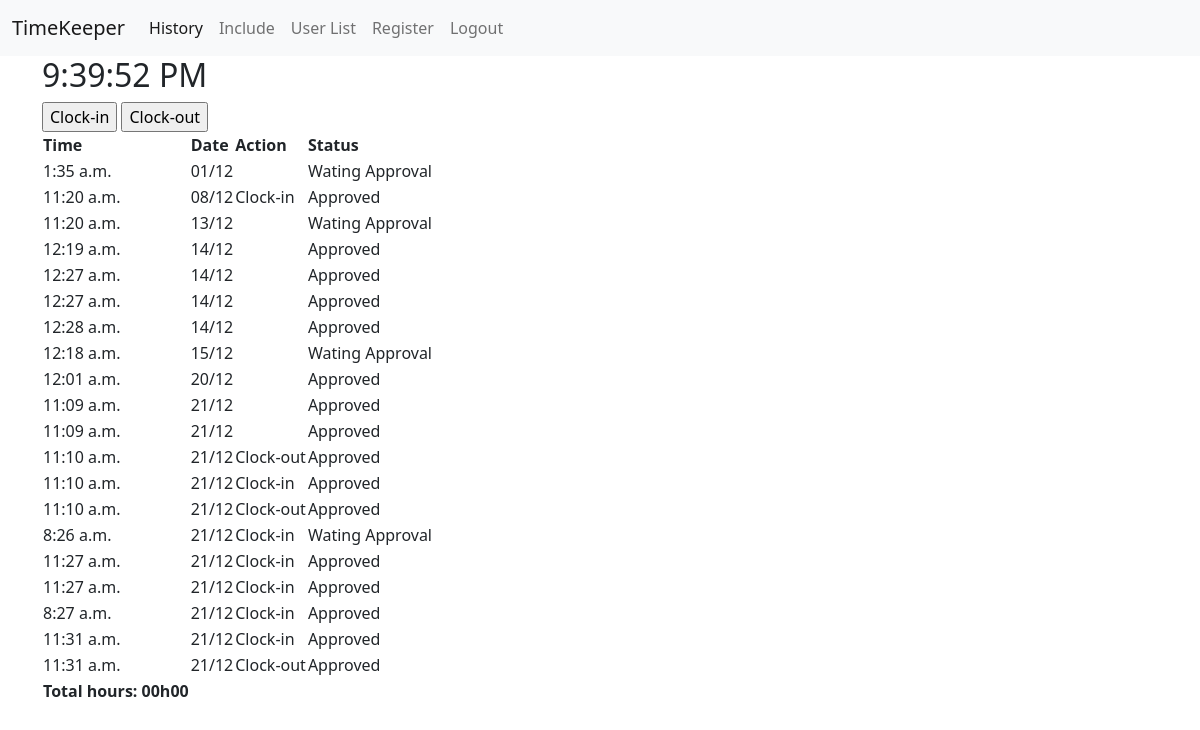
The app's page /history (signed in) with its own data.
### backend/models.py (models this page shows)
class Record(models.Model):
  user = models.ForeignKey(User, on_delete=models.CASCADE)
  date = models.DateTimeField(default=now)
  action = models.CharField(max_length=20, default='')
  status = models.CharField(max_length=20, default='Wating Approval')

### backend/views.py (the view)
# urls.py: path("history", views.history, name="history"),
def history(req):
    if not req.user.is_authenticated:
        messages.success(req, ("You must login to access this page"))
        return redirect("/auths")
    if req.method == "POST":
        record = Record()
        record.user = req.user
        record.status = "Approved"
        record.action = req.POST.get("action")
        record.save()
        return redirect("/history")
    else:
        records = Record.objects.filter(user=req.user).order_by("date__day")
        context = {"records": records, "workedHours": calculateWorkedHours(records)}
        return render(req, "backend/history.html", context)

### backend/templates/backend/history.html (shortened to what this page needs)
{% extends 'backend/base.html' %}
{% load static %}
{% block content%}
<div class="clockContainer">
  <h2 class="clock" id="clock"></h2>
  <form action="" method="post">
    <input type="submit" name="action" value="Clock-in">
    <input type="submit" name="action" value="Clock-out">
  </form>
</div>
<div class="historyContainer">
  <table>
    <tr>
      <th>Time</th>
      <th>Date</th>
      <th>Action</th>
      <th>Status</th>
    </tr>
    {% for record in records %}
    <tr>
      <td>{{ record.date|time }}</td>
      <td>{{ record.date|date:'d/m' }}</td>
      <td>{{ record.action }}</td>
      <td>{{ record.status }}</td>
    </tr>
    {% endfor %}
    <tr>
      <th>Total hours: {{ workedHours }}</th>
    </tr>
  </table>
</div>
{% endblock %}

### records on screen
Record: date "1:35 a.m.", date "01/12", status "Wating Approval"
Record: date "11:20 a.m.", date "08/12", action "Clock-in", status "Approved"
Record: date "11:20 a.m.", date "13/12", status "Wating Approval"
Record: date "12:19 a.m.", date "14/12", status "Approved"
Record: date "12:27 a.m.", date "14/12", status "Approved"
Record: date "12:27 a.m.", date "14/12", status "Approved"
Record: date "12:28 a.m.", date "14/12", status "Approved"
Record: date "12:18 a.m.", date "15/12", status "Wating Approval"
Record: date "12:01 a.m.", date "20/12", status "Approved"
Record: date "11:09 a.m.", date "21/12", status "Approved"
Record: date "11:09 a.m.", date "21/12", status "Approved"
Record: date "11:10 a.m.", date "21/12", action "Clock-out", status "Approved"
Record: date "11:10 a.m.", date "21/12", action "Clock-in", status "Approved"
Record: date "11:10 a.m.", date "21/12", action "Clock-out", status "Approved"
Record: date "8:26 a.m.", date "21/12", action "Clock-in", status "Wating Approval"
Record: date "11:27 a.m.", date "21/12", action "Clock-in", status "Approved"
Record: date "11:27 a.m.", date "21/12", action "Clock-in", status "Approved"
Record: date "8:27 a.m.", date "21/12", action "Clock-in", status "Approved"
Record: date "11:31 a.m.", date "21/12", action "Clock-in", status "Approved"
Record: date "11:31 a.m.", date "21/12", action "Clock-out", status "Approved"

### other values on screen
{{ workedHours }} "00h00"
